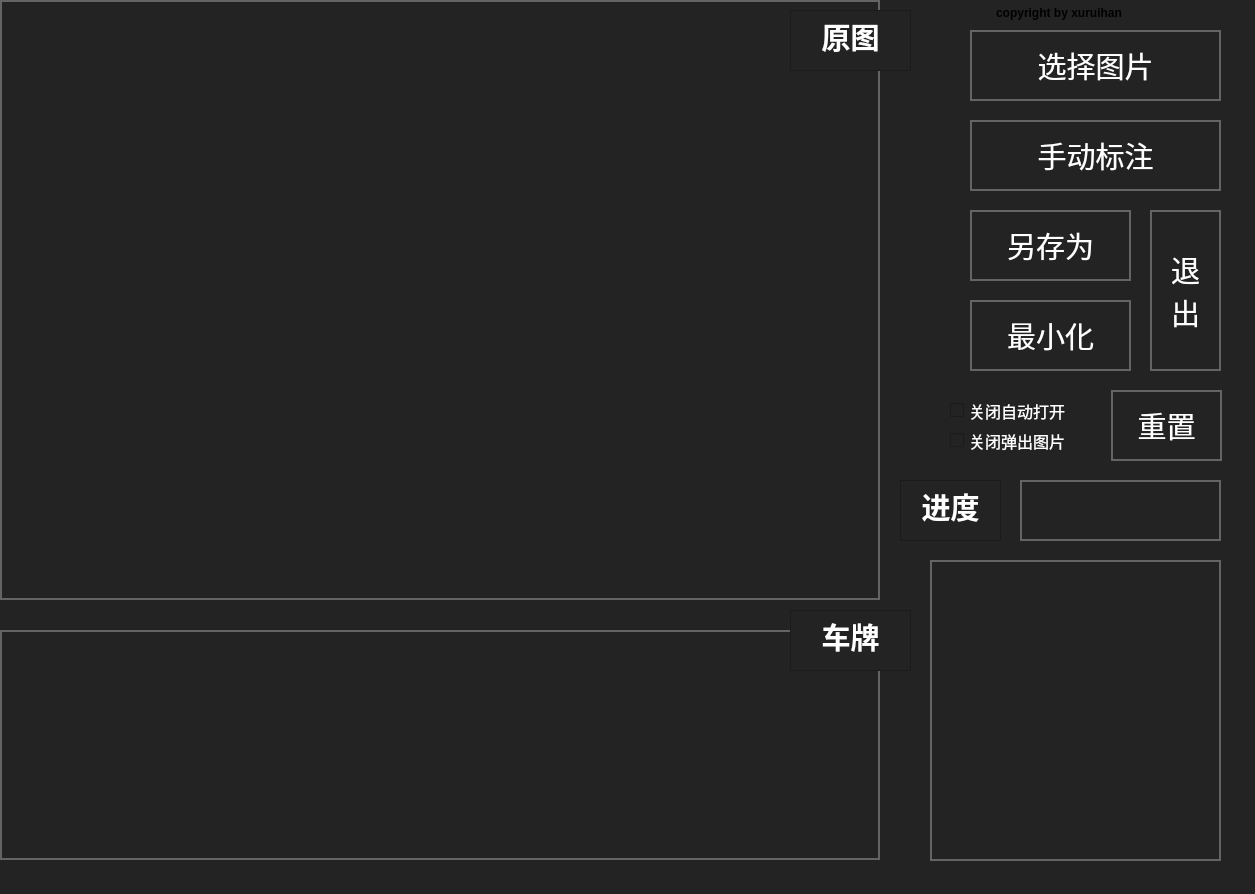
<?xml version="1.0" encoding="UTF-8"?>
<ui version="4.0">
 <class>pregui1Class</class>
 <widget class="QMainWindow" name="pregui1Class">
  <property name="geometry">
   <rect>
    <x>0</x>
    <y>0</y>
    <width>1255</width>
    <height>894</height>
   </rect>
  </property>
  <property name="windowTitle">
   <string>pregui1</string>
  </property>
  <property name="autoFillBackground">
   <bool>false</bool>
  </property>
  <property name="styleSheet">
   <string notr="true">background-color:rgb(35, 35, 35);</string>
  </property>
  <widget class="QWidget" name="centralWidget">
   <widget class="QPushButton" name="pushButton">
    <property name="geometry">
     <rect>
      <x>970</x>
      <y>120</y>
      <width>251</width>
      <height>71</height>
     </rect>
    </property>
    <property name="font">
     <font>
      <family>黑体</family>
      <pointsize>22</pointsize>
     </font>
    </property>
    <property name="styleSheet">
     <string notr="true">#pushButton{border:2px solid rgb(100,100,100);
color:rgb(255, 255, 255);}</string>
    </property>
    <property name="text">
     <string>手动标注</string>
    </property>
   </widget>
   <widget class="QPushButton" name="push_quit">
    <property name="geometry">
     <rect>
      <x>1150</x>
      <y>210</y>
      <width>71</width>
      <height>161</height>
     </rect>
    </property>
    <property name="font">
     <font>
      <family>黑体</family>
      <pointsize>22</pointsize>
     </font>
    </property>
    <property name="styleSheet">
     <string notr="true">#push_quit{border:2px solid rgb(100,100,100);
color:rgb(255, 255, 255);}</string>
    </property>
    <property name="text">
     <string>退
出</string>
    </property>
   </widget>
   <widget class="QLabel" name="label_2">
    <property name="geometry">
     <rect>
      <x>0</x>
      <y>630</y>
      <width>880</width>
      <height>230</height>
     </rect>
    </property>
    <property name="font">
     <font>
      <family>黑体</family>
      <pointsize>22</pointsize>
     </font>
    </property>
    <property name="styleSheet">
     <string notr="true">#label_2{border:2px solid rgb(100,100,100)}</string>
    </property>
    <property name="text">
     <string/>
    </property>
   </widget>
   <widget class="QPushButton" name="pushButton_1">
    <property name="geometry">
     <rect>
      <x>970</x>
      <y>210</y>
      <width>161</width>
      <height>71</height>
     </rect>
    </property>
    <property name="font">
     <font>
      <family>黑体</family>
      <pointsize>22</pointsize>
     </font>
    </property>
    <property name="styleSheet">
     <string notr="true">#pushButton_1{border:2px solid rgb(100,100,100);
color:rgb(255, 255, 255);}</string>
    </property>
    <property name="text">
     <string>另存为</string>
    </property>
   </widget>
   <widget class="QLabel" name="label_3">
    <property name="geometry">
     <rect>
      <x>930</x>
      <y>560</y>
      <width>291</width>
      <height>301</height>
     </rect>
    </property>
    <property name="font">
     <font>
      <family>黑体</family>
      <pointsize>22</pointsize>
     </font>
    </property>
    <property name="styleSheet">
     <string notr="true">#label_3{border:2px solid rgb(100,100,100);
color:rgb(255, 255, 255);}</string>
    </property>
    <property name="text">
     <string/>
    </property>
    <property name="wordWrap">
     <bool>true</bool>
    </property>
   </widget>
   <widget class="QPushButton" name="pushButton_2">
    <property name="geometry">
     <rect>
      <x>970</x>
      <y>30</y>
      <width>251</width>
      <height>71</height>
     </rect>
    </property>
    <property name="font">
     <font>
      <family>黑体</family>
      <pointsize>22</pointsize>
     </font>
    </property>
    <property name="styleSheet">
     <string notr="true">#pushButton_2{border:2px solid rgb(100,100,100);
color:rgb(255, 255, 255);}</string>
    </property>
    <property name="text">
     <string>选择图片</string>
    </property>
   </widget>
   <widget class="QCheckBox" name="checkBox">
    <property name="geometry">
     <rect>
      <x>950</x>
      <y>400</y>
      <width>151</width>
      <height>21</height>
     </rect>
    </property>
    <property name="font">
     <font>
      <family>黑体</family>
      <pointsize>12</pointsize>
     </font>
    </property>
    <property name="styleSheet">
     <string notr="true">color:rgb(255, 255, 255);</string>
    </property>
    <property name="text">
     <string>关闭自动打开</string>
    </property>
   </widget>
   <widget class="QLabel" name="label_1">
    <property name="geometry">
     <rect>
      <x>0</x>
      <y>0</y>
      <width>880</width>
      <height>600</height>
     </rect>
    </property>
    <property name="minimumSize">
     <size>
      <width>0</width>
      <height>0</height>
     </size>
    </property>
    <property name="font">
     <font>
      <family>黑体</family>
      <pointsize>22</pointsize>
     </font>
    </property>
    <property name="styleSheet">
     <string notr="true">#label_1{border:2px solid rgb(100,100,100)}</string>
    </property>
    <property name="text">
     <string/>
    </property>
   </widget>
   <widget class="QLabel" name="label_4">
    <property name="geometry">
     <rect>
      <x>1020</x>
      <y>480</y>
      <width>201</width>
      <height>61</height>
     </rect>
    </property>
    <property name="font">
     <font>
      <family>黑体</family>
      <pointsize>22</pointsize>
     </font>
    </property>
    <property name="styleSheet">
     <string notr="true">#label_4{border:2px solid rgb(100,100,100);
color:rgb(255, 255, 255);}</string>
    </property>
    <property name="text">
     <string/>
    </property>
   </widget>
   <widget class="QTextBrowser" name="textBrowser">
    <property name="geometry">
     <rect>
      <x>790</x>
      <y>10</y>
      <width>121</width>
      <height>61</height>
     </rect>
    </property>
    <property name="html">
     <string>&lt;!DOCTYPE HTML PUBLIC &quot;-//W3C//DTD HTML 4.0//EN&quot; &quot;http://www.w3.org/TR/REC-html40/strict.dtd&quot;&gt;
&lt;html&gt;&lt;head&gt;&lt;meta name=&quot;qrichtext&quot; content=&quot;1&quot; /&gt;&lt;style type=&quot;text/css&quot;&gt;
p, li { white-space: pre-wrap; }
&lt;/style&gt;&lt;/head&gt;&lt;body style=&quot; font-family:'SimSun'; font-size:9.07563pt; font-weight:400; font-style:normal;&quot;&gt;
&lt;p align=&quot;center&quot; style=&quot; margin-top:0px; margin-bottom:0px; margin-left:0px; margin-right:0px; -qt-block-indent:0; text-indent:0px;&quot;&gt;&lt;span style=&quot; font-size:22pt; font-weight:600; color:#ffffff;&quot;&gt;原图&lt;/span&gt;&lt;/p&gt;&lt;/body&gt;&lt;/html&gt;</string>
    </property>
   </widget>
   <widget class="QTextBrowser" name="textBrowser_2">
    <property name="geometry">
     <rect>
      <x>790</x>
      <y>610</y>
      <width>121</width>
      <height>61</height>
     </rect>
    </property>
    <property name="html">
     <string>&lt;!DOCTYPE HTML PUBLIC &quot;-//W3C//DTD HTML 4.0//EN&quot; &quot;http://www.w3.org/TR/REC-html40/strict.dtd&quot;&gt;
&lt;html&gt;&lt;head&gt;&lt;meta name=&quot;qrichtext&quot; content=&quot;1&quot; /&gt;&lt;style type=&quot;text/css&quot;&gt;
p, li { white-space: pre-wrap; }
&lt;/style&gt;&lt;/head&gt;&lt;body style=&quot; font-family:'SimSun'; font-size:9.07563pt; font-weight:400; font-style:normal;&quot;&gt;
&lt;p align=&quot;center&quot; style=&quot; margin-top:0px; margin-bottom:0px; margin-left:0px; margin-right:0px; -qt-block-indent:0; text-indent:0px;&quot;&gt;&lt;span style=&quot; font-size:22pt; font-weight:600; color:#ffffff;&quot;&gt;车牌&lt;/span&gt;&lt;/p&gt;&lt;/body&gt;&lt;/html&gt;</string>
    </property>
   </widget>
   <widget class="QTextBrowser" name="textBrowser_4">
    <property name="geometry">
     <rect>
      <x>900</x>
      <y>480</y>
      <width>101</width>
      <height>61</height>
     </rect>
    </property>
    <property name="html">
     <string>&lt;!DOCTYPE HTML PUBLIC &quot;-//W3C//DTD HTML 4.0//EN&quot; &quot;http://www.w3.org/TR/REC-html40/strict.dtd&quot;&gt;
&lt;html&gt;&lt;head&gt;&lt;meta name=&quot;qrichtext&quot; content=&quot;1&quot; /&gt;&lt;style type=&quot;text/css&quot;&gt;
p, li { white-space: pre-wrap; }
&lt;/style&gt;&lt;/head&gt;&lt;body style=&quot; font-family:'SimSun'; font-size:9.07563pt; font-weight:400; font-style:normal;&quot;&gt;
&lt;p align=&quot;center&quot; style=&quot; margin-top:0px; margin-bottom:0px; margin-left:0px; margin-right:0px; -qt-block-indent:0; text-indent:0px;&quot;&gt;&lt;span style=&quot; font-size:22pt; font-weight:600; color:#ffffff;&quot;&gt;进度&lt;/span&gt;&lt;/p&gt;&lt;/body&gt;&lt;/html&gt;</string>
    </property>
   </widget>
   <widget class="QPushButton" name="pushButton_3">
    <property name="geometry">
     <rect>
      <x>970</x>
      <y>300</y>
      <width>161</width>
      <height>71</height>
     </rect>
    </property>
    <property name="font">
     <font>
      <family>黑体</family>
      <pointsize>22</pointsize>
     </font>
    </property>
    <property name="styleSheet">
     <string notr="true">#pushButton_3{border:2px solid rgb(100,100,100);
color:rgb(255, 255, 255);}</string>
    </property>
    <property name="text">
     <string>最小化</string>
    </property>
   </widget>
   <widget class="QTextBrowser" name="textBrowser_3">
    <property name="geometry">
     <rect>
      <x>990</x>
      <y>0</y>
      <width>211</width>
      <height>41</height>
     </rect>
    </property>
    <property name="styleSheet">
     <string notr="true">#textBrowser_3{border:2px solid rgba(0,0,0,0);
color:rgb(0,0,0);background-color:rgba(0,0,0,0);}</string>
    </property>
    <property name="html">
     <string>&lt;!DOCTYPE HTML PUBLIC &quot;-//W3C//DTD HTML 4.0//EN&quot; &quot;http://www.w3.org/TR/REC-html40/strict.dtd&quot;&gt;
&lt;html&gt;&lt;head&gt;&lt;meta name=&quot;qrichtext&quot; content=&quot;1&quot; /&gt;&lt;style type=&quot;text/css&quot;&gt;
p, li { white-space: pre-wrap; }
&lt;/style&gt;&lt;/head&gt;&lt;body style=&quot; font-family:'SimSun'; font-size:9.07563pt; font-weight:400; font-style:normal;&quot;&gt;
&lt;p style=&quot; margin-top:0px; margin-bottom:0px; margin-left:0px; margin-right:0px; -qt-block-indent:0; text-indent:0px;&quot;&gt;&lt;span style=&quot; font-size:9.07563pt; font-weight:600;&quot;&gt;copyright by xuruihan&lt;/span&gt;&lt;/p&gt;&lt;/body&gt;&lt;/html&gt;</string>
    </property>
   </widget>
   <widget class="QPushButton" name="pushButton_4">
    <property name="geometry">
     <rect>
      <x>1111</x>
      <y>390</y>
      <width>111</width>
      <height>71</height>
     </rect>
    </property>
    <property name="font">
     <font>
      <family>黑体</family>
      <pointsize>22</pointsize>
     </font>
    </property>
    <property name="styleSheet">
     <string notr="true">#pushButton_4{border:2px solid rgb(100,100,100);
color:rgb(255, 255, 255);}</string>
    </property>
    <property name="text">
     <string>重置</string>
    </property>
   </widget>
   <widget class="QCheckBox" name="checkBox_1">
    <property name="geometry">
     <rect>
      <x>950</x>
      <y>430</y>
      <width>141</width>
      <height>21</height>
     </rect>
    </property>
    <property name="font">
     <font>
      <family>黑体</family>
      <pointsize>12</pointsize>
     </font>
    </property>
    <property name="styleSheet">
     <string notr="true">color:rgb(255, 255, 255);</string>
    </property>
    <property name="text">
     <string>关闭弹出图片</string>
    </property>
   </widget>
   <zorder>textBrowser_4</zorder>
   <zorder>pushButton</zorder>
   <zorder>push_quit</zorder>
   <zorder>label_2</zorder>
   <zorder>pushButton_1</zorder>
   <zorder>label_3</zorder>
   <zorder>pushButton_2</zorder>
   <zorder>checkBox</zorder>
   <zorder>label_1</zorder>
   <zorder>label_4</zorder>
   <zorder>pushButton_3</zorder>
   <zorder>textBrowser_3</zorder>
   <zorder>textBrowser</zorder>
   <zorder>textBrowser_2</zorder>
   <zorder>pushButton_4</zorder>
   <zorder>checkBox_1</zorder>
  </widget>
  <widget class="QStatusBar" name="statusBar">
   <property name="styleSheet">
    <string notr="true">color:rgb(255, 255, 255)</string>
   </property>
  </widget>
  <action name="actionstart">
   <property name="text">
    <string>打开</string>
   </property>
  </action>
  <action name="action_3">
   <property name="text">
    <string>打开</string>
   </property>
  </action>
 </widget>
 <layoutdefault spacing="6" margin="11"/>
 <resources>
  <include location="pregui1.qrc"/>
 </resources>
 <connections>
  <connection>
   <sender>push_quit</sender>
   <signal>clicked()</signal>
   <receiver>pregui1Class</receiver>
   <slot>close()</slot>
   <hints>
    <hint type="sourcelabel">
     <x>1130</x>
     <y>344</y>
    </hint>
    <hint type="destinationlabel">
     <x>940</x>
     <y>110</y>
    </hint>
   </hints>
  </connection>
  <connection>
   <sender>pushButton_3</sender>
   <signal>clicked()</signal>
   <receiver>pregui1Class</receiver>
   <slot>showMinimized()</slot>
   <hints>
    <hint type="sourcelabel">
     <x>981</x>
     <y>336</y>
    </hint>
    <hint type="destinationlabel">
     <x>931</x>
     <y>329</y>
    </hint>
   </hints>
  </connection>
  <connection>
   <sender>pushButton_4</sender>
   <signal>clicked()</signal>
   <receiver>pregui1Class</receiver>
   <slot>Qclear()</slot>
   <hints>
    <hint type="sourcelabel">
     <x>1120</x>
     <y>411</y>
    </hint>
    <hint type="destinationlabel">
     <x>1071</x>
     <y>386</y>
    </hint>
   </hints>
  </connection>
 </connections>
 <slots>
  <slot>on_pushButton_clicked()</slot>
  <slot>on_checkBox_clicked()</slot>
  <slot>on_pushButton1_clicked()</slot>
  <slot>Qclear()</slot>
 </slots>
</ui>
